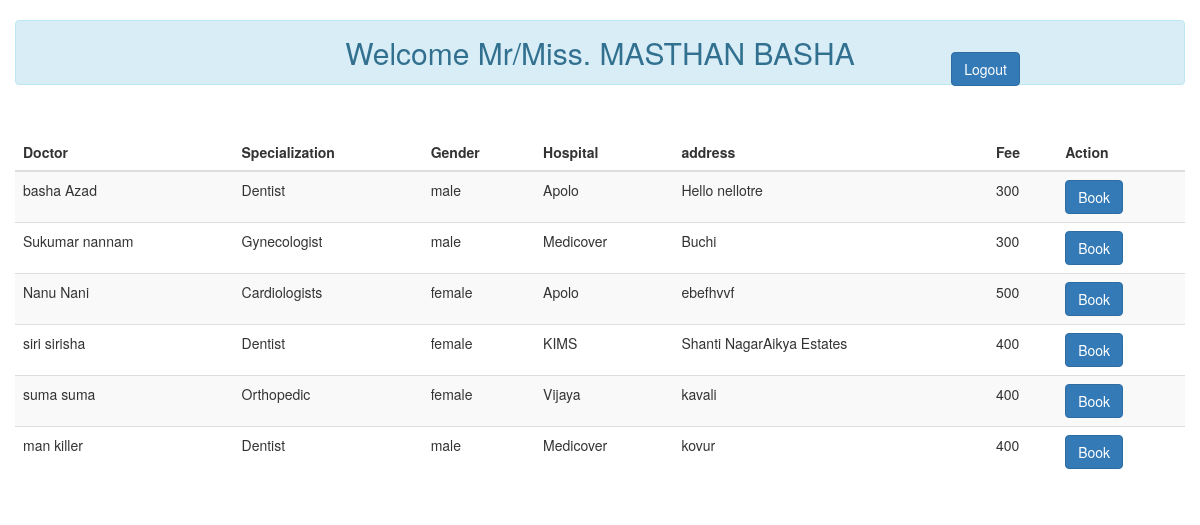
Page /user_home/ (signed in) on the committed database.
### quickapp/models.py (models this page shows)
class usrData(models.Model):
    username = models.CharField(max_length=20,primary_key=True,unique=True)
    name=models.CharField(max_length=30)
    email = models.EmailField(max_length=40)
    mobile=models.IntegerField()
    password = models.CharField(max_length=30)

class Doctor_data(models.Model):
    fname=models.CharField(max_length=200,primary_key=True)
    lname=models.CharField(max_length=200)
    gender=models.CharField(max_length=20)
    email=models.EmailField(max_length=200,unique=True)
    mobile=models.IntegerField()
    specialization = models.CharField(max_length=200)
    hospital = models.CharField(max_length=200)
    mobile = models.IntegerField()
    price = models.CharField(max_length=10)
    address = models.CharField(max_length=500)
    password=models.CharField(max_length=30)

### quickapp/views.py (the view)
# urls.py: path('user_home/',usr_log_session),
def usr_log_session(request):
    doc= Doctor_data.objects.all()
    username = request.session['usr']
    usr=usrData.objects.get(username=username)
    return render(request,'usrp.html',{'user':usr,'docd':doc})

### quickapp/templates/usrp.html (shortened to what this page needs)
{% load static %}
<!DOCTYPE html>
<html lang="en">
<head>
    <link rel="stylesheet" href="https://maxcdn.bootstrapcdn.com/bootstrap/3.4.1/css/bootstrap.min.css">
  </head>
<body>
  <h2 class="container  alert mt-3 text-center shadow alert-info bg-body-tertiary ">Welcome Mr/Miss. <span class="text-uppercase">{{user.name}}</span></h2>
  <div class="" style="display: flex;text-align: end;justify-content: end;
  padding-right: 15%;
  margin-top: -4.4%;">
    <span class="m-auto btn btn-primary" onclick="logout()" >Logout</span>
</div>
 <div class="box" style="margin-top: 4%;">
  <div class="container-fluid">
    <table class="table table-striped table-responsive table-hover">
      <thead>
        <tr class="text-center">
          <th>Doctor</th>
          <th>Specialization</th>
          <th>Gender</th>
          <th>Hospital</th>
          <th>address</th>
          <th>Fee</th>
          <th>Action</th>
        </tr>
      </thead>
      <tbody>
        {% for doc in docd %}
        <tr>
          <td>{{doc.fname}} {{doc.lname}} </td>
          <td>{{doc.specialization}} </td>
          <td>{{doc.gender}} </td>
          <td>{{doc.hospital}} </td>
          <td>{{doc.address}} </td>
          <td>{{doc.price}} </td>
          <td>
            <button type="button" class="btn btn-primary" data-toggle="modal" data-target="#book" data-whatever="@mdo">Book</button>
          </td>
        </tr>
        {% endfor %}
      </tbody>
    </table>
  </div>
 </div>
</body>
</html>

### rows in the picture
usrData: name "MASTHAN BASHA"
Doctor_data: fname "basha", lname "Azad", specialization "Dentist", gender "male", hospital "Apolo", address "Hello nellotre", price "300"
Doctor_data: fname "Sukumar", lname "nannam", specialization "Gynecologist", gender "male", hospital "Medicover", address "Buchi", price "300"
Doctor_data: fname "Nanu", lname "Nani", specialization "Cardiologists", gender "female", hospital "Apolo", address "ebefhvvf", price "500"
Doctor_data: fname "siri", lname "sirisha", specialization "Dentist", gender "female", hospital "KIMS", address "Shanti NagarAikya Estates", price "400"
Doctor_data: fname "suma", lname "suma", specialization "Orthopedic", gender "female", hospital "Vijaya", address "kavali", price "400"
Doctor_data: fname "man", lname "killer", specialization "Dentist", gender "male", hospital "Medicover", address "kovur", price "400"
